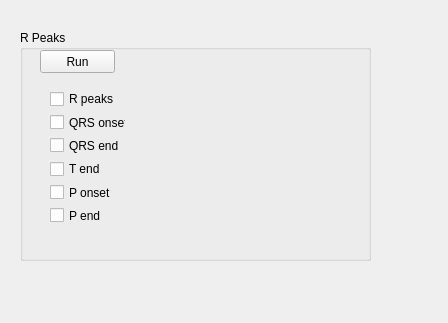
<?xml version="1.0" encoding="UTF-8"?>
<ui version="4.0">
 <class>R_peaks</class>
 <widget class="QWidget" name="R_peaks">
  <property name="geometry">
   <rect>
    <x>0</x>
    <y>0</y>
    <width>448</width>
    <height>323</height>
   </rect>
  </property>
  <property name="windowTitle">
   <string>Form</string>
  </property>
  <widget class="QGroupBox" name="groupBox">
   <property name="geometry">
    <rect>
     <x>20</x>
     <y>30</y>
     <width>351</width>
     <height>231</height>
    </rect>
   </property>
   <property name="title">
    <string>R Peaks</string>
   </property>
   <widget class="QPushButton" name="pushButton">
    <property name="geometry">
     <rect>
      <x>20</x>
      <y>20</y>
      <width>75</width>
      <height>23</height>
     </rect>
    </property>
    <property name="text">
     <string>Run</string>
    </property>
   </widget>
   <widget class="QWidget" name="">
    <property name="geometry">
     <rect>
      <x>30</x>
      <y>60</y>
      <width>76</width>
      <height>134</height>
     </rect>
    </property>
    <layout class="QVBoxLayout" name="verticalLayout">
     <item>
      <widget class="QCheckBox" name="checkBoxR">
       <property name="text">
        <string>R peaks</string>
       </property>
      </widget>
     </item>
     <item>
      <widget class="QCheckBox" name="checkBoxQRSonset">
       <property name="text">
        <string>QRS onset</string>
       </property>
      </widget>
     </item>
     <item>
      <widget class="QCheckBox" name="checkBoxQRSend">
       <property name="text">
        <string>QRS end</string>
       </property>
      </widget>
     </item>
     <item>
      <widget class="QCheckBox" name="checkBoxTend">
       <property name="text">
        <string>T end</string>
       </property>
      </widget>
     </item>
     <item>
      <widget class="QCheckBox" name="checkBoxPonset">
       <property name="text">
        <string>P onset</string>
       </property>
      </widget>
     </item>
     <item>
      <widget class="QCheckBox" name="checkBoxPend">
       <property name="text">
        <string>P end</string>
       </property>
      </widget>
     </item>
    </layout>
   </widget>
  </widget>
 </widget>
 <resources/>
 <connections/>
</ui>
